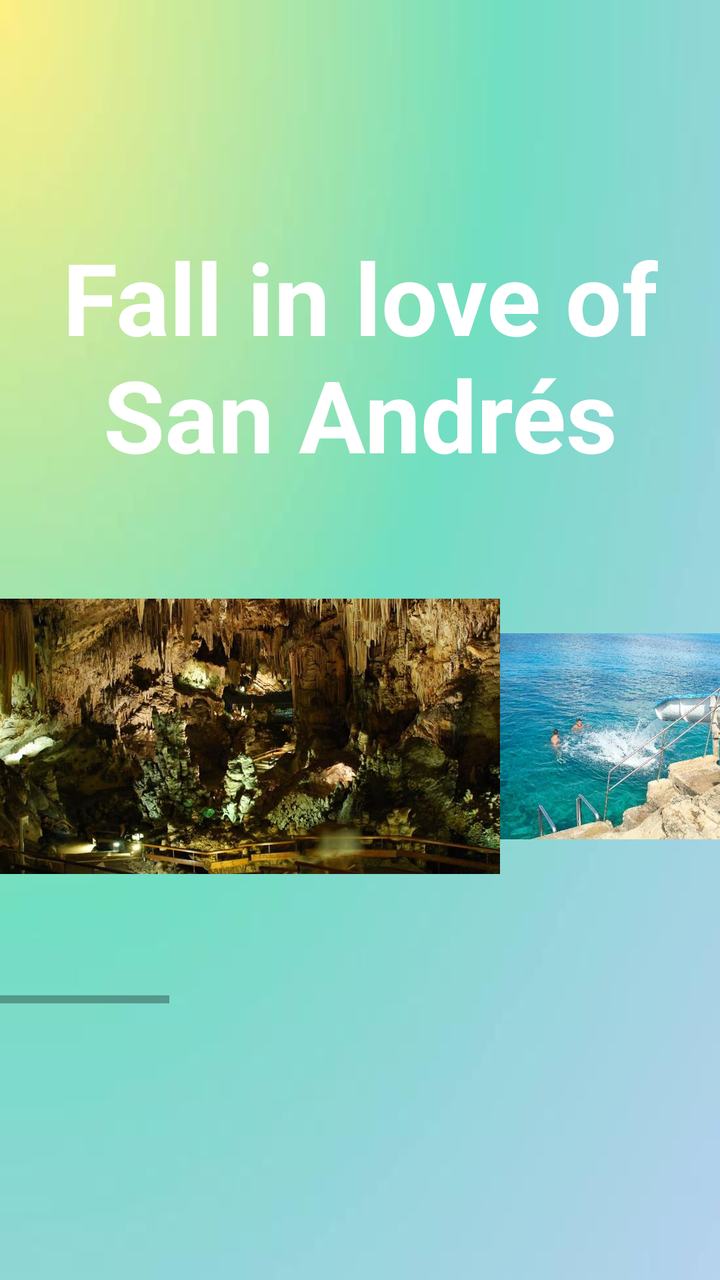
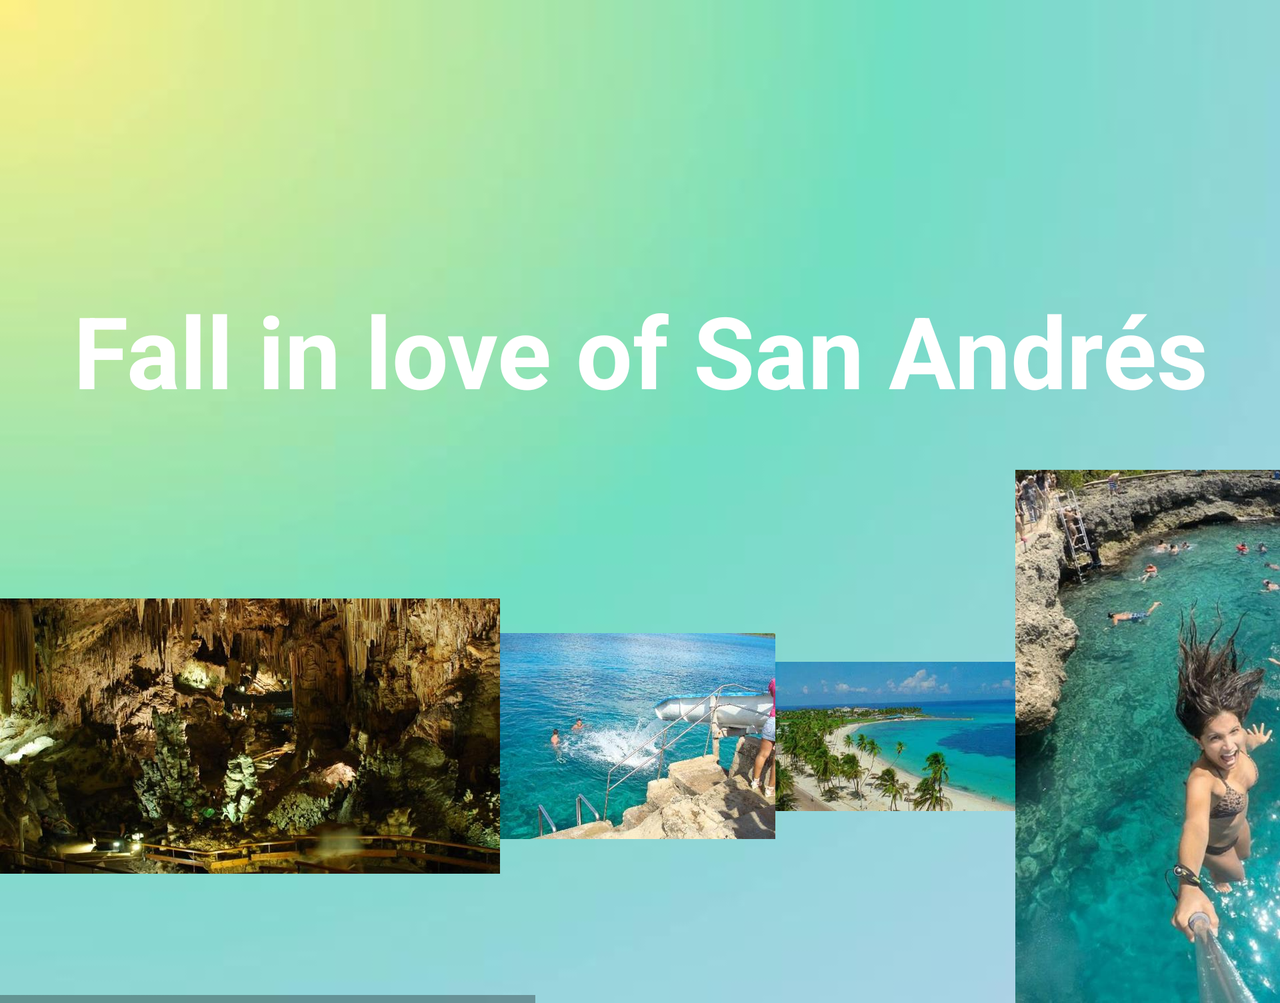

An Android layout and its configuration variant, each rendered on a device that would load it. The default file and the variant file are quoted in full after the pictures.
<!-- AndroidManifest.xml: application theme AppTheme -->
<!-- res/layout/activity_publicidad.xml -->
<LinearLayout xmlns:android="http://schemas.android.com/apk/res/android"
    xmlns:tools="http://schemas.android.com/tools"
    android:layout_width="match_parent"
    android:layout_height="match_parent"
    tools:context="com.example.juddyreina.sanandresapp.Mapa"
    android:background="@drawable/smartfondo3"
    android:orientation="vertical"
    >

        <TextView
            android:layout_width="wrap_content"
            android:layout_height="115dp" />

        <TextView
            android:layout_width="wrap_content"
            android:layout_height="120dp"
            android:text="@string/mensaje"
            android:layout_gravity="center"
            android:gravity="center"
            android:textSize="50dp"
            android:textStyle="bold"
            android:textColor="@color/white"
            />

        <HorizontalScrollView
        android:layout_width="wrap_content"
        android:layout_height="wrap_content">

        <LinearLayout
            android:layout_width="wrap_content"
            android:layout_height="wrap_content"
            android:orientation="horizontal">

            <ImageView
                android:layout_gravity="center"
                android:layout_width="wrap_content"
                android:layout_height="wrap_content"
                android:background="@drawable/smartturis1"
                />

            <ImageView
                android:layout_gravity="center"
                android:layout_width="wrap_content"
                android:layout_height="wrap_content"
                android:background="@drawable/smartturis2"
                />
            <ImageView
                android:layout_gravity="center"
                android:layout_width="wrap_content"
                android:layout_height="wrap_content"
                android:background="@drawable/smartturis3"
                />

            <ImageView
                android:layout_gravity="center"
                android:layout_width="wrap_content"
                android:layout_height="wrap_content"
                android:background="@drawable/smartturis4"
                />

            <ImageView
                android:layout_gravity="center"
                android:layout_width="wrap_content"
                android:layout_height="wrap_content"
                android:background="@drawable/smartturis5"
                />

            <ImageView
                android:layout_gravity="center"
                android:layout_width="wrap_content"
                android:layout_height="wrap_content"
                android:background="@drawable/smartturis6"
                />
            <ImageView
                android:layout_gravity="center"
                android:layout_width="wrap_content"
                android:layout_height="wrap_content"
                android:background="@drawable/smartturis7"
                />

            <ImageView
                android:layout_gravity="center"
                android:layout_width="wrap_content"
                android:layout_height="wrap_content"
                android:background="@drawable/smartturis8"
                />
            <ImageView
                android:layout_gravity="center"
                android:layout_width="wrap_content"
                android:layout_height="wrap_content"
                android:background="@drawable/smartturis9"
                />

            <ImageView
                android:layout_gravity="center"
                android:layout_width="wrap_content"
                android:layout_height="wrap_content"
                android:background="@drawable/smartturis10"
                />

        </LinearLayout>


    </HorizontalScrollView>



</LinearLayout>
<!-- resources referenced by this layout -->
<resources>
  <!-- drawable smartfondo3: jpg bitmap (drawable-hdpi, 2673 bytes) -->
  <!-- drawable smartturis1: jpg bitmap (drawable-hdpi, 21968 bytes) -->
  <!-- drawable smartturis10: jpg bitmap (drawable-hdpi, 10850 bytes) -->
  <!-- drawable smartturis2: jpg bitmap (drawable-hdpi, 8771 bytes) -->
  <!-- drawable smartturis3: jpg bitmap (drawable-hdpi, 4893 bytes) -->
  <!-- drawable smartturis4: jpg bitmap (drawable-hdpi, 33466 bytes) -->
  <!-- drawable smartturis5: jpg bitmap (drawable-hdpi, 10034 bytes) -->
  <!-- drawable smartturis6: jpg bitmap (drawable-hdpi, 8110 bytes) -->
  <!-- drawable smartturis7: jpg bitmap (drawable-hdpi, 3163 bytes) -->
  <!-- drawable smartturis8: jpg bitmap (drawable-hdpi, 2865 bytes) -->
  <!-- drawable smartturis9: jpg bitmap (drawable-hdpi, 3495 bytes) -->
  <string name="mensaje">Fall in love of San Andrés</string>
  <style name="AppTheme" parent="Theme.AppCompat.Light.DarkActionBar">
          
      </style>
</resources>
<!-- res/layout-land/activity_publicidad.xml (the repository's variant of the layout above) -->
<!-- drawn on the phone turned sideways -->
<ScrollView xmlns:android="http://schemas.android.com/apk/res/android"
    xmlns:tools="http://schemas.android.com/tools"
    android:layout_width="match_parent"
    android:layout_height="match_parent"
    tools:context="com.example.juddyreina.sanandresapp.Mapa"
    android:background="@drawable/smartfondo3"

    >
    <LinearLayout
        android:layout_width="wrap_content"
        android:layout_height="wrap_content"
        android:orientation="vertical">
        <TextView
            android:layout_width="wrap_content"
            android:layout_height="115dp" />

        <TextView
            android:layout_width="wrap_content"
            android:layout_height="120dp"
            android:text="@string/mensaje"
            android:layout_gravity="center"
            android:gravity="center"
            android:textSize="50dp"
            android:textStyle="bold"
            android:textColor="@color/white"
            />

        <HorizontalScrollView
            android:layout_width="wrap_content"
            android:layout_height="wrap_content">

            <LinearLayout
                android:layout_width="wrap_content"
                android:layout_height="wrap_content"
                android:orientation="horizontal">

                <ImageView
                    android:layout_gravity="center"
                    android:layout_width="wrap_content"
                    android:layout_height="wrap_content"
                    android:background="@drawable/smartturis1"
                    />

                <ImageView
                    android:layout_gravity="center"
                    android:layout_width="wrap_content"
                    android:layout_height="wrap_content"
                    android:background="@drawable/smartturis2"
                    />
                <ImageView
                    android:layout_gravity="center"
                    android:layout_width="wrap_content"
                    android:layout_height="wrap_content"
                    android:background="@drawable/smartturis3"
                    />

                <ImageView
                    android:layout_gravity="center"
                    android:layout_width="wrap_content"
                    android:layout_height="wrap_content"
                    android:background="@drawable/smartturis4"
                    />

                <ImageView
                    android:layout_gravity="center"
                    android:layout_width="wrap_content"
                    android:layout_height="wrap_content"
                    android:background="@drawable/smartturis5"
                    />

                <ImageView
                    android:layout_gravity="center"
                    android:layout_width="wrap_content"
                    android:layout_height="wrap_content"
                    android:background="@drawable/smartturis6"
                    />
                <ImageView
                    android:layout_gravity="center"
                    android:layout_width="wrap_content"
                    android:layout_height="wrap_content"
                    android:background="@drawable/smartturis7"
                    />

                <ImageView
                    android:layout_gravity="center"
                    android:layout_width="wrap_content"
                    android:layout_height="wrap_content"
                    android:background="@drawable/smartturis8"
                    />
                <ImageView
                    android:layout_gravity="center"
                    android:layout_width="wrap_content"
                    android:layout_height="wrap_content"
                    android:background="@drawable/smartturis9"
                    />

                <ImageView
                    android:layout_gravity="center"
                    android:layout_width="wrap_content"
                    android:layout_height="wrap_content"
                    android:background="@drawable/smartturis10"
                    />

            </LinearLayout>


        </HorizontalScrollView>


    </LinearLayout>



</ScrollView>
